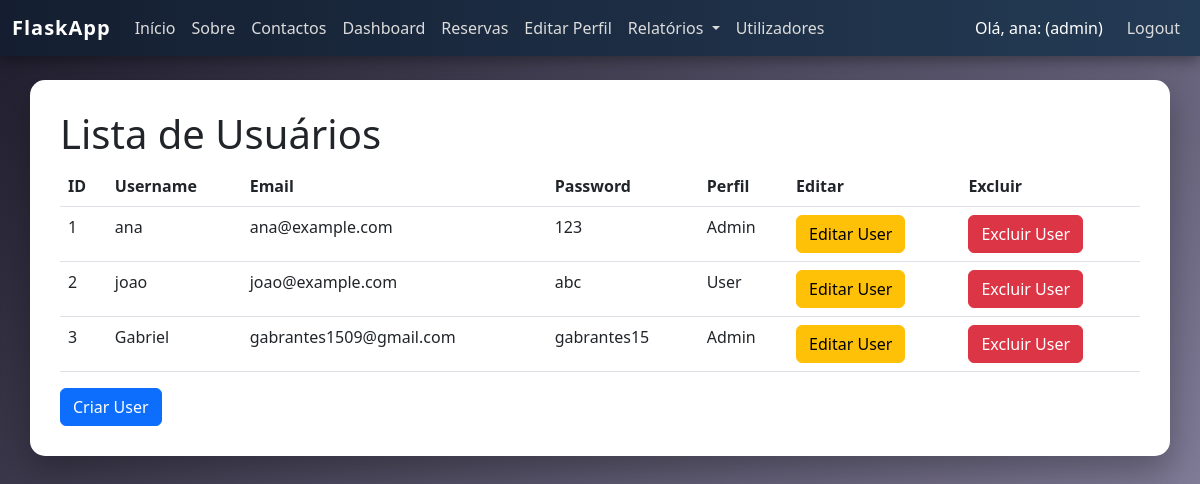
The app's page /users (signed in) with its own data.
### tables this page shows
CREATE TABLE users (
    id INTEGER PRIMARY KEY AUTOINCREMENT,
    username TEXT UNIQUE NOT NULL,
    email TEXT UNIQUE NOT NULL,
    password TEXT NOT NULL,
    perfil TEXT NOT NULL DEFAULT "user"
);

### app.py (the view)
@app.route("/users")
@admin_required
def users():
    db = get_db()
    rows = db.execute("SELECT * FROM users").fetchall()
    return render_template("users.html", users=rows)

### app.py (called while the page is built)
@app.context_processor
def inject_recursos_dropdown():
    db = get_db()
    recursos = db.execute("SELECT * FROM recursos ORDER BY nome").fetchall()
    return {"recursos_dropdown": recursos}

def admin_required(f):
    @wraps(f)
    def wrapper(*args, **kwargs):
        if "user_id" not in session:
            return redirect("/login")
        if session.get("perfil") != "admin":
            session["msg"] = "Acesso restrito a administradores."
            return redirect("/reservas")
        return f(*args, **kwargs)
    return wrapper

def get_db():
    if "db" not in g:
        g.db = sqlite3.connect("database.db")
        g.db.row_factory = sqlite3.Row
    return g.db

### Templates/users.html (shortened to what this page needs)
{% extends "base.html" %}
{% block content %}
    <h1>Lista de Usuários</h1>
    <table class="table">
        <tr><th>ID</th><th>Username</th><th>Email</th><th>Password</th><th>Perfil</th><th>Editar</th><th>Excluir</th></tr>
        {% for u in users %}
        <tr>
            <td>{{ u.id }}</td>
            <td>{{ u.username }}</td>
            <td>{{ u.email }}</td>
            <td>{{ u.password }}</td>
            {% if u.perfil == "user" %}
                <td>User</td>
            {% endif %}
            {% if u.perfil == "admin" %}
                <td>Admin</td>
            {% endif %}
            <td>
                <form action="/users/edit/{{ u.id }}">
                    <button class="btn btn-warning">
                        Editar User
                    </button>
                </form>
            </td>
            <td>
                <form action="/users/delete/{{ u.id }}" method="POST">
                    <button class="btn btn-danger"
                        onclick="return confirm('Tens a certeza que queres apagar este utilizador?');">
                        Excluir User
                    </button>
                </form>
            </td>
        </tr>
        {% endfor %}
    </table>
    <form action="/users/create">
        <button class="btn btn-primary">
            Criar User
        </button>
    </form>
{% endblock %}

### Templates/base.html (shortened to what this page needs)
<!DOCTYPE html>
<html lang="pt">
<head>
    <link href="https://cdn.jsdelivr.net/npm/bootstrap@5.3.0/dist/css/bootstrap.min.css" rel="stylesheet">
    <link href="https://cdn.jsdelivr.net/npm/bootstrap-icons@1.11.3/font/bootstrap-icons.css" rel="stylesheet">
    <link rel="stylesheet" href="{{ url_for('static', filename='css/style.css') }}">
</head>
<body class="bg-light">
<nav class="navbar navbar-expand-lg navbar-dark bg-dark">
    <div class="container-fluid">
        <a class="navbar-brand" href="/">FlaskApp</a>
        <ul class="navbar-nav me-auto">
            <li class="nav-item"><a class="nav-link" href="/">Início</a></li>
            <li class="nav-item"><a class="nav-link" href="/sobre">Sobre</a></li>
            <li class="nav-item"><a class="nav-link" href="/contactos">Contactos</a></li>
            {% if session.get("user_id") %}
                {% if session.get("perfil") == "admin" %}
                    <li class="nav-item">
                        <a class="nav-link" href="/area_privada">Dashboard</a>
                    </li>
                {% endif %}
                <li class="nav-item">
                    <a class="nav-link" href="/reservas">Reservas</a>
                </li>
                <li class="nav-item">
                    <a class="nav-link" href="/editar-perfil">Editar Perfil</a>
                </li>
                <li class="nav-item dropdown">
                    <a class="nav-link dropdown-toggle" href="#" role="button" data-bs-toggle="dropdown">
                        Relatórios
                    </a>
                </li>
                {% if session.get("perfil") == "admin" %}
                    <li class="nav-item">
                        <a class="nav-link" href="/users">Utilizadores</a>
                    </li>
                {% endif %}
            {% endif %}
        </ul>
        <ul class="navbar-nav ms-auto">
            {% if session.get("user_id") %}
                <li class="nav-item">
                    <label class="navbar-text text-white me-3">
                        Olá, {{ session.username }}: ({{ session.perfil }})
                    </label>
                </li>
                <li class="nav-item"><a class="nav-link" href="/logout">Logout</a></li>
            {% else %}
                <li class="nav-item"><a class="nav-link" href="/login">Login</a></li>
            {% endif %}
        </ul>
    </div>
</nav>
<div class="container mt-4">
    {% block content %}{% endblock %}
</div>
</body>
</html>

### Static/css/style.css (style rules this page uses)
body { background: linear-gradient(135deg,#1f1c2c,#928dab); font-family: 'Segoe UI', Tahoma, Geneva, Verdana, sans-serif; min-height:100vh; }
.navbar { background: linear-gradient(90deg,#141e30,#243b55) !important; box-shadow:0 4px 15px rgba(0,0,0,0.4); }
.navbar-brand { font-weight:bold; letter-spacing:1px; color:#ffffff !important; }
.navbar-nav .nav-link { color:#dcdcdc !important; transition:0.3s; }
.container { background:white; padding:30px; border-radius:15px; box-shadow:0 15px 35px rgba(0,0,0,0.3); }
.navbar-text { font-weight:500; color:#ffffff !important; }
.container { animation:fadein 0.5s ease; }

### records on screen
users: username "ana", id "1", email "ana@example.com", password "123", perfil "Admin"
users: id "2", username "joao", email "joao@example.com", password "abc", perfil "User"
users: id "3", username "Gabriel", email "gabrantes1509@gmail.com", password "gabrantes15", perfil "Admin"

### other values on screen
{{ session.perfil }} "admin"
